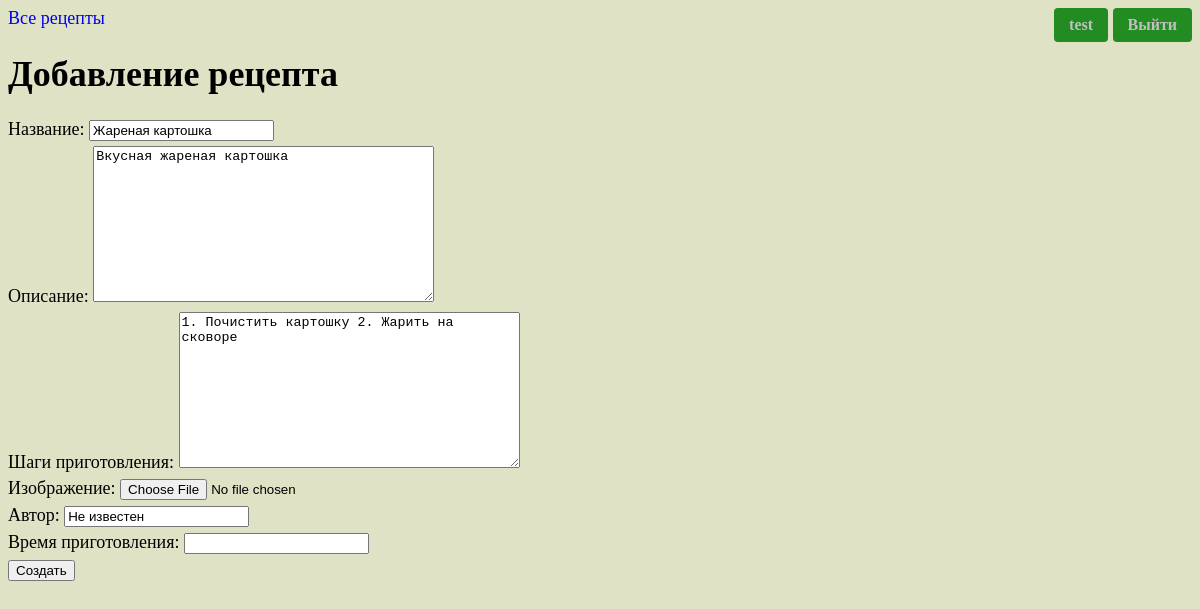
Page /main/update-receipt/1/update (signed in) on the earlier database version.
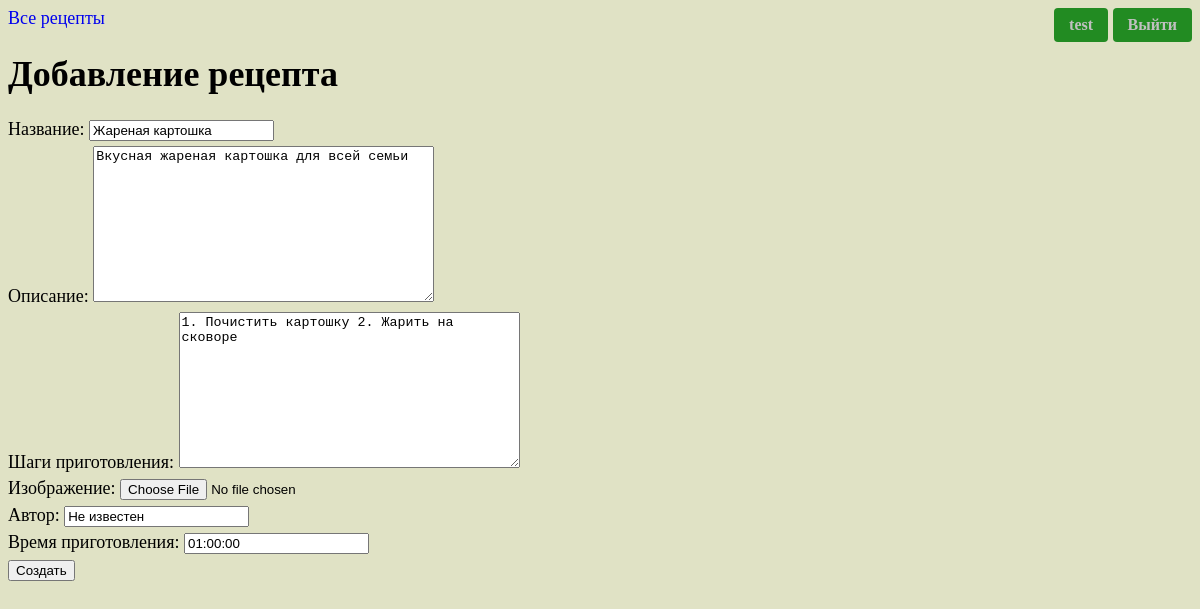
Same page on the later database version.
### main/models.py (models this page shows, shortened)
class Receipt(models.Model):
    name = models.CharField(max_length=30, verbose_name="Название")
    description = models.TextField(blank=True, verbose_name="Описание")
    cooking_steps = models.TextField(verbose_name="Шаги приготовления")
    cooking_time = models.TimeField(null=True, verbose_name="Время приготовления")
    image = models.ImageField(upload_to='main/static/img/', null=True, blank=True, verbose_name="Изображение")
    author = models.CharField(max_length=50, null=False, verbose_name="Автор")
    user_created = models.ForeignKey(User, on_delete=models.CASCADE, blank=True)

### main/views.py (the view, shortened to what this page needs)
# urls.py: path('update-receipt/<int:pk>/update', UpdateReceiptView.as_view(), name="update_receipt"),
class UpdateReceiptView(UpdateView):
    model = Receipt
    fields = "name", "description", "cooking_steps", "image", "author", "cooking_time"
    success_url = reverse_lazy("main:receipt_details")

### main/templates/main/receipt_form.html (shortened to what this page needs)
{% extends "main/index.html" %}
{% block body %}
    {% if user.is_authenticated %}
        <div>
            <a href="{% url "main:home_page" %}">Все рецепты</a>
            </div>
        <h1>Добавление рецепта</h1>
        <div class="receipt_form">
            <form method="post" enctype="multipart/form-data">
                {{ form.as_p }}
                <button type="submit"> Создать</button>
            </form>
        </div>
    {% else %}
        <h1>Для добавления рецепта необходимо авторизоваться</h1>
    {% endif %}
{% endblock %}

Differences in the rows shown:
changed Receipt "Жареная картошка": description "Вкусная жареная картошка" → "Вкусная жареная картошка для всей семьи"; cooking_time (not shown) → "01:00:00"
